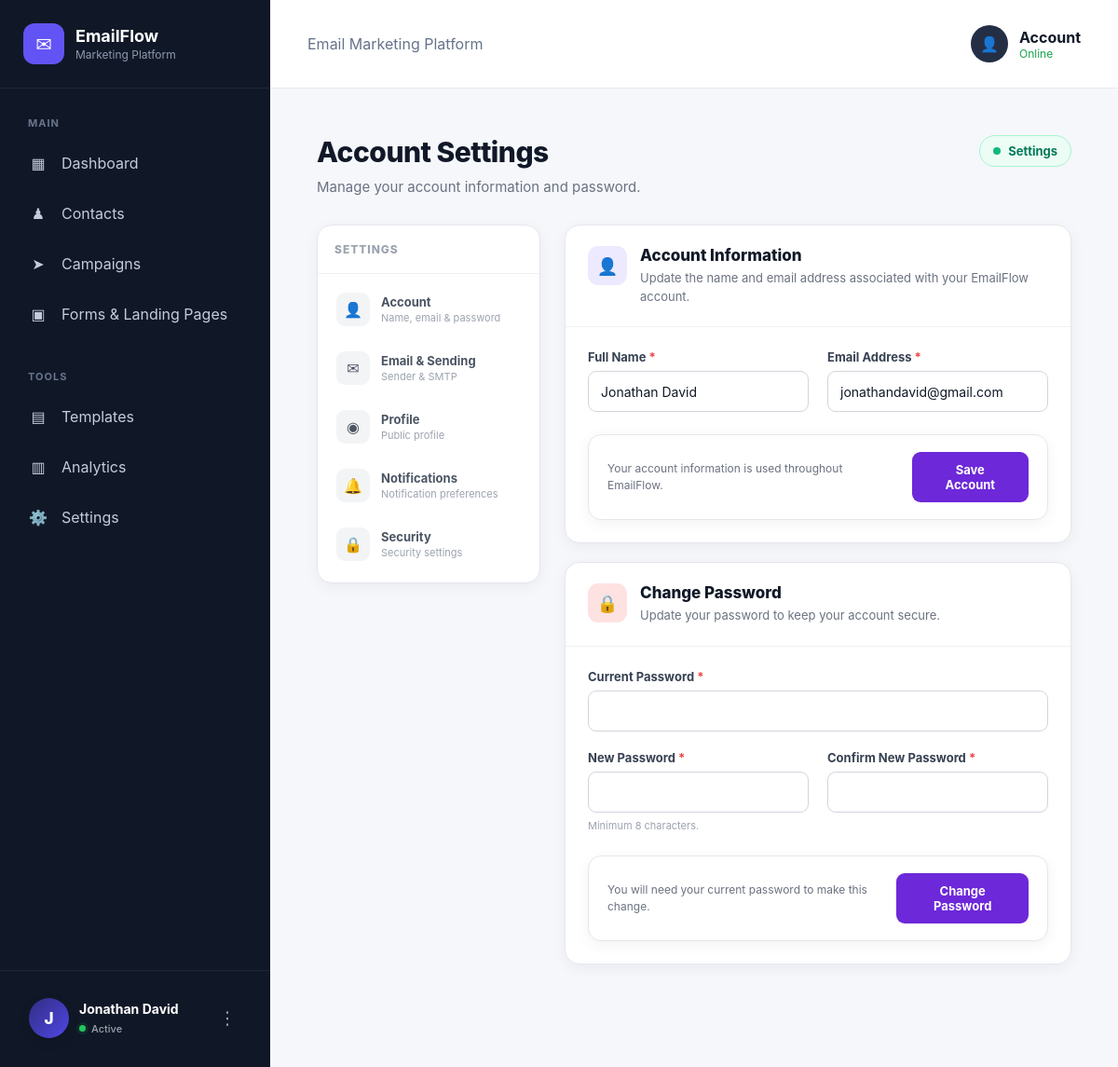
Page /settings/account (signed in) on the committed database.
### models.py (models this page shows, shortened)
class User(db.Model):
    __tablename__ = "users"
    id = db.Column(db.Integer, primary_key=True)
    name = db.Column(db.String(100), nullable=False)
    email = db.Column(db.String(120), unique=True, nullable=False)
    password = db.Column(db.String(255), nullable=False)

### app.py (the view, shortened to what this page needs)
@app.route(
    "/settings/account",
    methods=["GET", "POST"]
)
def account_settings():
    if "user_id" not in session:
        return redirect(url_for("login"))
    user = User.query.filter_by(
        id=session["user_id"]
    ).first_or_404()
    return render_template(
        "settings_account.html",
        user=user
    )

### templates/settings_account.html (shortened to what this page needs)
{% extends "settings_base.html" %}
{% block settings_header %}
<h1 class="settings-title">
    Account Settings
</h1>
<p class="settings-subtitle">
    Manage your account information and password.
</p>
{% endblock %}
{% block settings_content %}
<section class="settings-card">
    <div class="settings-card-header">
        <div class="settings-card-icon">
            👤
        </div>
        <div>
            <h2 class="settings-card-title">
                Account Information
            </h2>
            <p class="settings-card-description">
                Update the name and email address associated
                with your EmailFlow account.
            </p>
        </div>
    </div>
    <div class="settings-card-body">
        <form method="POST">
            <div class="settings-form-grid">
                <div class="settings-form-group">
                    <label class="settings-label">
                        Full Name
                        <span class="settings-required">*</span>
                    </label>
                    <input
                        type="text"
                        name="name"
                        class="settings-input"
                        value="{{ user.name }}"
                        required
                    >
                </div>
                <div class="settings-form-group">
                    <label class="settings-label">
                        Email Address
                        <span class="settings-required">*</span>
                    </label>
                    <input
                        type="email"
                        name="email"
                        class="settings-input"
                        value="{{ user.email }}"
                        required
                    >
                </div>
            </div>
            <div class="settings-save-bar" style="margin-top:24px;">
                <div class="settings-save-note">
                    Your account information is used throughout EmailFlow.
                </div>
                <button
                    type="submit"
                    class="settings-save-button"
                >
                    Save Account
                </button>
            </div>
        </form>
    </div>
</section>
<section class="settings-card">
    <div class="settings-card-header">
        <div class="settings-card-icon red">
            🔒
        </div>
        <div>
            <h2 class="settings-card-title">
                Change Password
            </h2>
            <p class="settings-card-description">
                Update your password to keep your account secure.
            </p>
        </div>
    </div>
    <div class="settings-card-body">
        <form method="POST">
            <div class="settings-form-grid">
                <div class="settings-form-group full">
                    <label class="settings-label">
                        Current Password
                        <span class="settings-required">*</span>
                    </label>
                    <input
                        type="password"
                        name="current_password"
                        class="settings-input"
                        required
                    >
                </div>
                <div class="settings-form-group">
                    <label class="settings-label">
                        New Password
                        <span class="settings-required">*</span>
                    </label>
                    <input
                        type="password"
                        name="new_password"
                        class="settings-input"
                        minlength="8"
                        required
                    >
                    <div class="settings-help">
                        Minimum 8 characters.
                    </div>
                </div>
                <div class="settings-form-group">
                    <label class="settings-label">
                        Confirm New Password
                        <span class="settings-required">*</span>
                    </label>
                    <input
                        type="password"
                        name="confirm_password"
                        class="settings-input"
                        minlength="8"
                        required
                    >
                </div>
            </div>
            <div class="settings-save-bar" style="margin-top:24px;">
                <div class="settings-save-note">
                    You will need your current password to make this change.
                </div>
                <button
                    type="submit"
                    class="settings-save-button"
                >
                    Change Password
                </button>
            </div>
        </form>
    </div>
</section>
{% endblock %}

### templates/dashboard_base.html (shortened to what this page needs)
<!DOCTYPE html>
<html lang="en">
<head>
    <link
        rel="stylesheet"
        href="{{ url_for('static', filename='css/style.css') }}">
</head>
<body>
<div class="app-shell">
    <aside class="sidebar">
        <div class="sidebar-brand">
            <div class="brand-icon">
                ✉
            </div>
            <div>
                <div class="brand-name">
                    EmailFlow
                </div>
                <div class="brand-subtitle">
                    Marketing Platform
                </div>
            </div>
        </div>
        <div class="nav-section">
            <div class="nav-title">
                MAIN
            </div>
            <a
                href="{{ url_for('dashboard') }}"
                class="nav-item {% if request.endpoint == 'dashboard' %}active{% endif %}"
            >
                <span class="nav-icon">
                    ▦
                </span>
                Dashboard
            </a>
            <a
                href="{{ url_for('contacts') }}"
                class="nav-item {% if request.endpoint == 'contacts' %}active{% endif %}"
            >
                <span class="nav-icon">
                    ♟
                </span>
                Contacts
            </a>
            <a
                href="{{ url_for('campaigns') }}"
                class="nav-item {% if request.endpoint == 'campaigns' %}active{% endif %}"
            >
                <span class="nav-icon">
                    ➤
                </span>
                Campaigns
            </a>
            <a
                href="{{ url_for('forms') }}"
                class="nav-item {% if request.endpoint == 'forms' %}active{% endif %}"
            >
                <span class="nav-icon">
                    ▣
                </span>
                Forms & Landing Pages
            </a>
        </div>
        <div class="nav-section">
            <div class="nav-title">
                TOOLS
            </div>
            <a
                href="{{ url_for('templates') }}"
                class="nav-item {% if request.endpoint == 'templates' %}active{% endif %}"
            >
                <span class="nav-icon">
                    ▤
                </span>
                Templates
            </a>
            <a
                href="{{ url_for('analytics') }}"
                class="nav-item {% if request.endpoint == 'analytics' %}active{% endif %}"
            >
                <span class="nav-icon">
                    ▥
                </span>
                <span>
                    Analytics
                </span>
            </a>
            <a
                href="{{ url_for('settings') }}"
                class="nav-item"
            >
                <span class="nav-icon">
                    ⚙️
                </span>
                <span>
                    Settings
                </span>
            </a>
        </div>
        <div class="sidebar-account-area">
            <button
                type="button"
                class="sidebar-account-button"
                id="sidebarAccountButton"
                aria-expanded="false"
                aria-controls="sidebarAccountMenu"
            >
                <span class="sidebar-account-avatar">
                    {% if session.get("user_name") %}
                        {{ session.get("user_name")[0]|upper }}
                    {% else %}
                        U
                    {% endif %}
                </span>
                <span class="sidebar-account-info">
                    <span class="sidebar-account-name">
                        {{ session.get("user_name", "Account") }}
                    </span>
                    <span class="sidebar-account-status">
                        <span class="sidebar-account-status-dot"></span>
                        <span>
                            Active
                        </span>
                    </span>
                </span>
                <span
                    class="sidebar-account-dots"
                    aria-hidden="true"
                >
                    ⋮
                </span>
            </button>
        </div>
    </aside>
    <main class="main-area">
        <header class="topbar">
            <div class="topbar-title">
                Email Marketing Platform
            </div>
            <div class="topbar-account">
                <div class="topbar-avatar">
                    👤
                </div>
                <div>
                    <strong>
                        Account
                    </strong>
                    <div class="online">
                        Online
                    </div>
                </div>
            </div>
        </header>
        <section class="page-content">
            {% block content %}
            {% endblock %}
        </section>
    </main>
</div>
</body>
</html>

### static/css/style.css (style rules this page uses)
* { box-sizing: border-box; }
body { margin: 0; font-family: Inter, Arial, sans-serif; color: #111827; background: #f5f7fb; }
a { text-decoration: none; }
.brand-icon { width: 44px; height: 44px; border-radius: 12px; background: #6254f4; color: white; display: flex; align-items: center; justify-content: center; font-size: 21px; }
.brand-name { font-size: 18px; font-weight: 700; }
.brand-subtitle { color: #718096; font-size: 12px; margin-top: 2px; }
.app-shell { display: flex; min-height: 100vh; }
.sidebar { width: 290px; background: #101827; color: white; position: fixed; top: 0; bottom: 0; left: 0; display: flex; flex-direction: column; }
.sidebar-brand { padding: 25px; display: flex; align-items: center; gap: 12px; border-bottom: 1px solid rgba(255,255,255,0.06); }
.sidebar .brand-subtitle { color: #8d99ad; }
.nav-section { padding: 30px 16px 0; }
.nav-title { color: #68758b; font-size: 11px; font-weight: 700; letter-spacing: 1px; padding: 0 14px 12px; }
.nav-item { display: flex; align-items: center; gap: 14px; color: #c4ccda; padding: 14px; margin-bottom: 6px; border-radius: 10px; transition: 0.2s; }
.nav-icon { width: 22px; text-align: center; }
.account-avatar, .topbar-avatar { width: 40px; height: 40px; border-radius: 50%; background: #242f46; display: flex; align-items: center; justify-content: center; }
.main-area { margin-left: 290px; width: calc(100% - 290px); min-height: 100vh; }
.topbar { height: 95px; background: white; border-bottom: 1px solid #e7eaf1; display: flex; align-items: center; justify-content: space-between; padding: 0 40px; }
.topbar-title { color: #65738b; }
.topbar-account { display: flex; align-items: center; gap: 12px; }
.online { color: #16a34a; font-size: 12px; }
.page-content { padding: 40px; }

### templates/dashboard_base.html (style rules this page uses)
.sidebar-account-area { position: relative; margin-top: auto; padding: 18px 20px 20px; border-top: 1px solid rgba(255, 255, 255, 0.06); }
.sidebar-account-button { position: relative; width: 100%; display: flex; align-items: center; gap: 11px; padding: 10px 10px; border: 1px solid transparent; border-radius: 13px; background: transparent; color: #ffffff; text-align: left; cursor: pointer; transition: background 0.18s ease, border-color 0.18s ease, transform 0.18s ease; font-family: inherit; }
.sidebar-account-avatar { width: 43px; height: 43px; min-width: 43px; display: flex; align-items: center; justify-content: center; border-radius: 50%; background: linear-gradient( 135deg, #312e81, #4f46e5 ); color: #ffffff; font-size: 17px; font-weight: 800; box-shadow: 0 4px 12px rgba(0, 0, 0, 0.16); }
.sidebar-account-info { flex: 1; min-width: 0; }
.sidebar-account-name { display: block; max-width: 180px; overflow: hidden; text-overflow: ellipsis; white-space: nowrap; color: #ffffff; font-size: 14px; font-weight: 700; line-height: 1.3; }
.sidebar-account-status { display: flex; align-items: center; gap: 6px; margin-top: 4px; color: #9ca3af; font-size: 11px; font-weight: 500; }
.sidebar-account-status-dot { width: 7px; height: 7px; border-radius: 50%; background: #22c55e; box-shadow: 0 0 0 3px rgba(34, 197, 94, 0.10); }
.sidebar-account-dots { display: flex; align-items: center; justify-content: center; width: 30px; height: 30px; border-radius: 8px; color: #9ca3af; font-size: 19px; transition: background 0.18s ease, color 0.18s ease; }

### rows in the picture
User: get "Jonathan David", name "Jonathan David", email "jonathandavid@gmail.com"

### other values in the picture
{{ session.get("user_name")[0]|upper }} "J"
